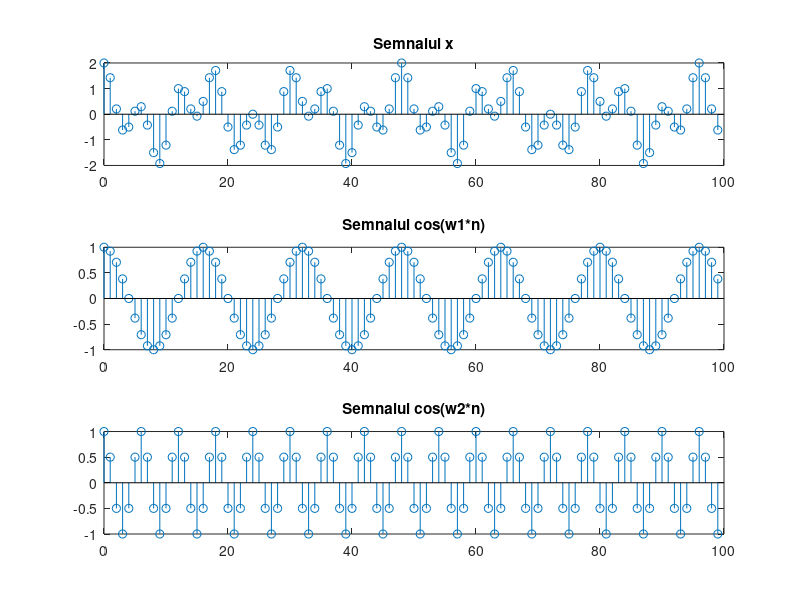
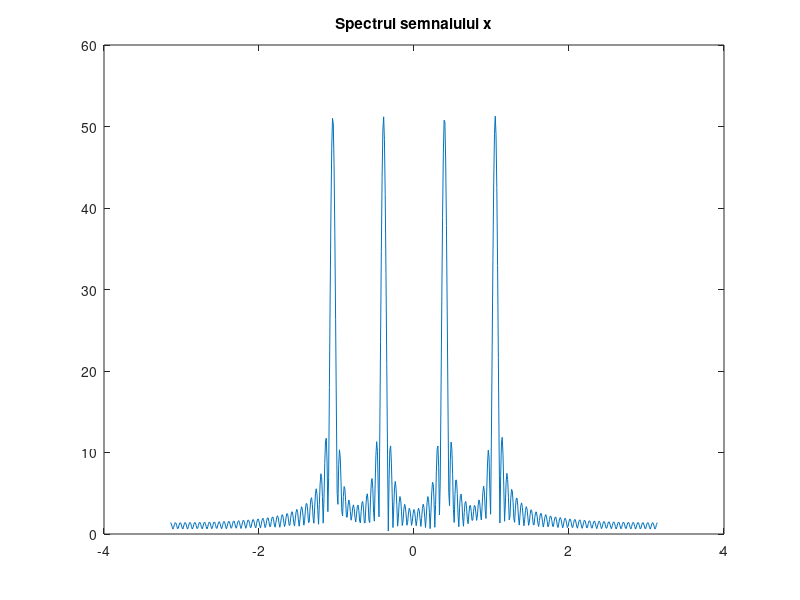
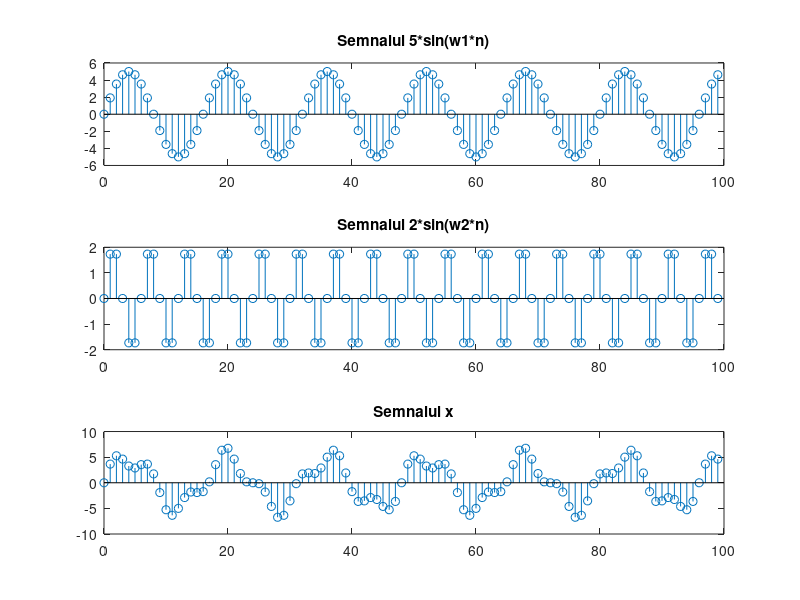
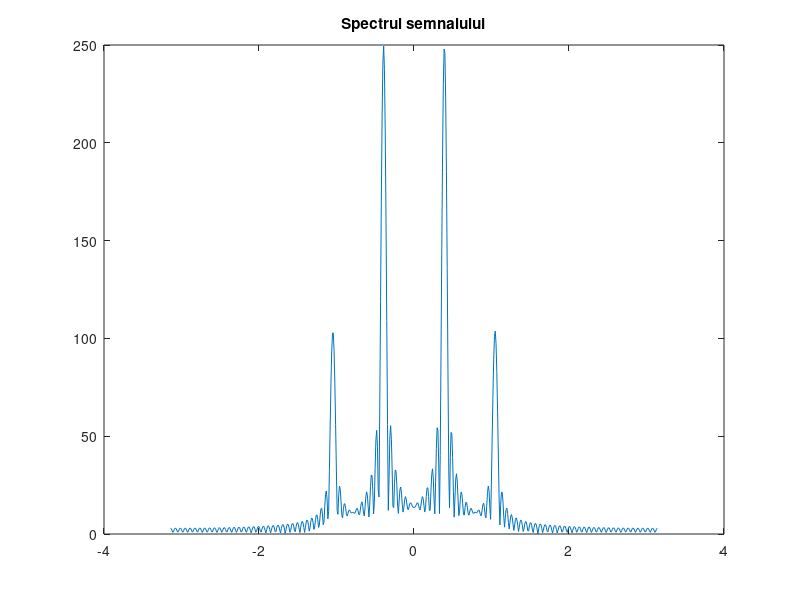

Reproduce these figures in MATLAB, in order.
%{
Am ales w0 si N astfel incat suportul sa contina cel putin 5 
perioade ale sinusoidei.
%}

N = 100;
n = 0:N-1;
w1 = pi/8;
w2 = pi/3;
x1 = cos(w1*n);
x2 = cos(w2*n);
x = x1 + x2 ;
figure(1);
subplot(311);
stem(n, x);
title('Semnalul x');
subplot(312);
stem(n, x1);
title('Semnalul cos(w1*n)');
subplot(313);
stem(n,x2);
title('Semnalul cos(w2*n)');

%{
Perioada lui x1 este 16, iar perioada lui x2 este 6;
Perioada intregului semnal va fi cel mai mic multiplu comun al perioadelor
celor doua semnale care il compun, asadar aceasta va fi egala cu 48;
%}

w = -pi:0.01:pi;
X = freqz(x, 1, w);
figure(2);
plot(w, abs(X));
title('Spectrul semnalului x');

%{
Conform formulei lui Euler, cosinusul de descompune ca suma de doua semnale
exponentiale. Avand doua cosinusuri, vor rezulta 4 semnale exponentiale,
fiecare avand un punct de maxim. Observam ca spectrul semnalului x prezinta
intr-adevar 4 puncte de maxim corespuncatoare valorilor w1, -w1, w2, -w2, 
asadar graficul obtinut este conform asteptarilor bazate pe rezultatele
exercitiului 1.
%}

x1 = 5*sin(w1*n);
x2 = 2*sin(w2*n);
x = 5*sin(w1*n) + 2*sin(w2*n);
X = freqz(x, 1, w);

figure(3);
subplot(311);
stem(n,x1);
title('Semnalul 5*sin(w1*n)');
subplot(312);
stem(n,x2);
title('Semnalul 2*sin(w2*n)');
subplot(313);
stem(n,x);
title('Semnalul x');

figure(4);
plot(w,abs(X));
title('Spectrul semnalului');

%{
Analog punctului anterior, perioada semnalului este cmmmc al celor doua
perioade, asadar perioada este 48
%}

w1 = pi/2;
w2 = pi/2 + 0.01;

x1 = 5*sin(w1*n);
x2 = 2*sin(w2*n);
x = 5*sin(w1*n) + 2*sin(w2*n);
X = freqz(x, 1, w);

figure(5);
subplot(311);
stem(n,x1);
title('Semnalul 5*sin(w1*n)');
subplot(312);
stem(n,x2);
title('Semnalul 2*sin(w2*n)');
subplot(313);
stem(n,x);
title('Semnalul x');
x = 5*sin(w1*n) + 2*sin(w2*n);
X = freqz(x, 1, w);

%{
Perioada semnalului este 4
%}

figure(6);
plot(w,abs(X));
title('Spectrul semnalului');

%{
Se oberva ca graficul nu va mai prezenta 4 puncte de maxim, desi cele doua 
sinusoide se descompun si ele, la fel ca si semnalele de tip cos in suma
de cate 2 exponentiale. Prezenta a numai doua puncte de maxim in graficul
spectrului semnalului este cauzata de diferenta foarte mica dintre valorile
w1 si w2, aceasta facand ca punctele de maxim din w1 si w2, repspectiv -w1
si -w2 sa se suprapuna.
%}

